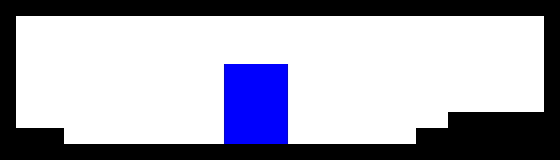

This is a level from a 2D game, rendered from its Tiled map with the project's own tilesets. A one-line summary and the map file follow, with tile-layer data summarised:
An orthogonal 35x10 tile map with 16x16 px tiles, 1 tile layer (Tile Layer 1).

<map version="1.0" orientation="orthogonal" width="35" height="10" tilewidth="16" tileheight="16">
 <tileset firstgid="1" name="mapsheet" tilewidth="16" tileheight="16">
  <image source="../gimp/mapsheet.png" width="160" height="160" />
 </tileset>
 <layer name="Tile Layer 1" width="35" height="10">
  <data>[350 cells, 350 non-empty, 3 distinct tile ids]</data>
 </layer>
</map>